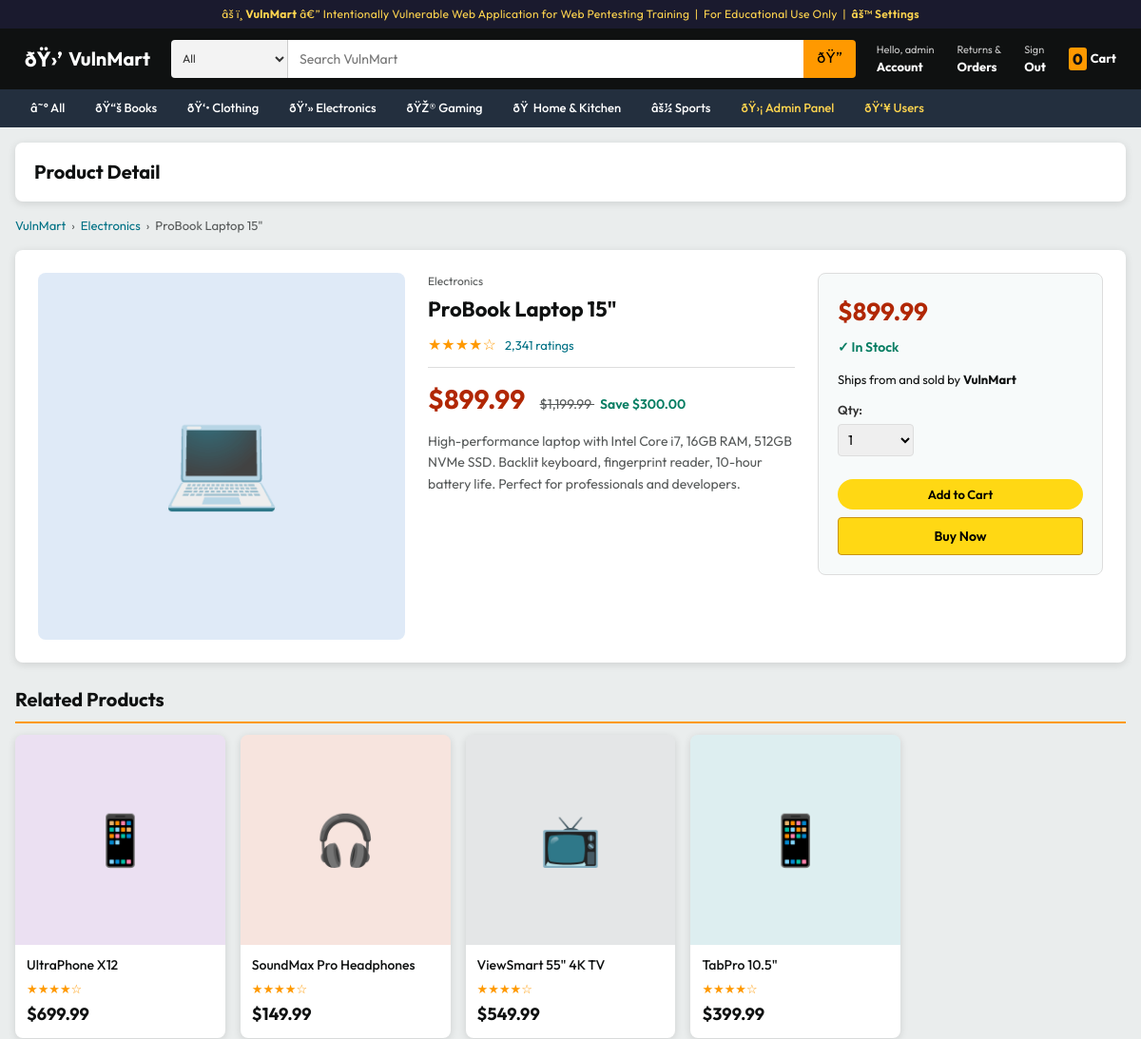
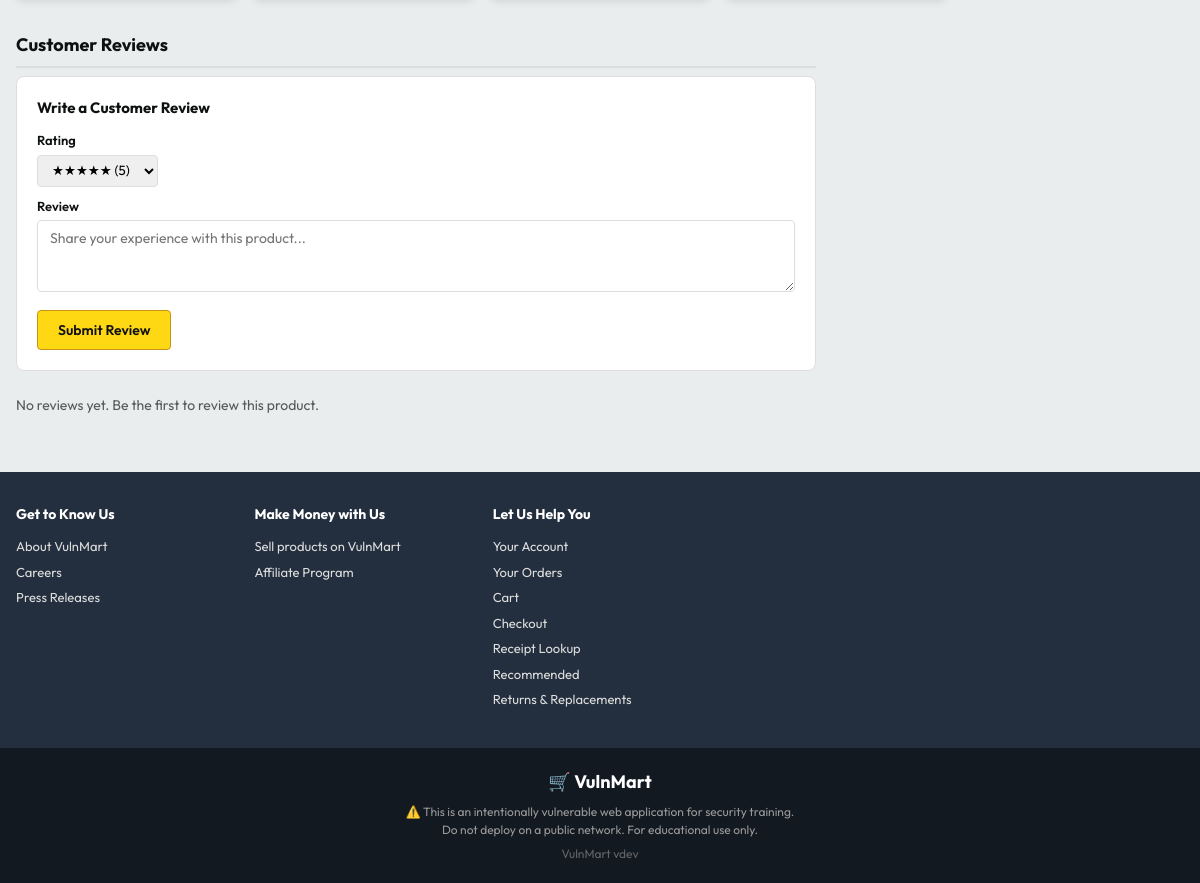
The app's page /product.php (signed in) with its own data (2 pictures, top to bottom).
### tables this page shows
CREATE TABLE categories (
    id INT AUTO_INCREMENT PRIMARY KEY,
    name VARCHAR(50) NOT NULL,
    slug VARCHAR(50) UNIQUE NOT NULL,
    icon VARCHAR(10)
);

CREATE TABLE products (
    id INT AUTO_INCREMENT PRIMARY KEY,
    name VARCHAR(200) NOT NULL,
    description TEXT,
    price DECIMAL(10,2) NOT NULL,
    original_price DECIMAL(10,2),
    category_id INT,
    stock INT DEFAULT 100,
    rating DECIMAL(2,1) DEFAULT 4.0,
    review_count INT DEFAULT 0,
    badge VARCHAR(30),
    image_color VARCHAR(7) DEFAULT '#FF9900',
    FOREIGN KEY (category_id) REFERENCES categories(id)
);

### src/config.php (called while the page is built, shortened)
<?php
function isLoggedIn(): bool {
    return isset($_SESSION['user_id']);
}
function isAdmin(): bool {
    return isset($_SESSION['role']) && $_SESSION['role'] === 'admin';
}

### src/includes/db.php (called while the page is built, shortened)
<?php
require_once __DIR__ . '/../config.php';
function getDB(): mysqli {
    static $conn = null;
    if ($conn === null) {
        $conn = new mysqli(DB_HOST, DB_USER, DB_PASS, DB_NAME);
        $conn->set_charset("utf8mb4");
    }
    return $conn;
}

### src/product.php (the view, shortened to what this page needs)
<?php
require_once __DIR__ . '/config.php';
require_once __DIR__ . '/includes/db.php';
$conn     = getDB();
$diff     = getDifficulty('product');
$id       = $_GET['id'] ?? '1';
$product  = null;
if ($diff === 'low') {
    $sql = "SELECT p.*, c.name AS cat_name FROM products p
            LEFT JOIN categories c ON p.category_id = c.id
            WHERE p.id = {$id}";
    $res = $conn->query($sql);
    if (!$res) {
        $sqlError = $conn->error;
    } elseif ($res->num_rows > 0) {
        $product = $res->fetch_assoc();
    }
}
$pid_safe      = intval($id);
$reviews = [];
$relatedProducts = [];
if ($product) {
    $cat_id = (int)$product['category_id'];
    $rel = $conn->query("SELECT * FROM products WHERE category_id = {$cat_id} AND id != {$pid_safe} LIMIT 4");
    if ($rel) while ($r = $rel->fetch_assoc()) $relatedProducts[] = $r;
}
function stars(float $r): string {
    return str_repeat('★', (int)$r) . str_repeat('☆', 5-(int)$r);
}
$icons = ['1'=>'💻','2'=>'📱','3'=>'🎧','4'=>'📺','5'=>'📱','6'=>'📷',
          '7'=>'👕','8'=>'👖','9'=>'🧥','10'=>'👟','11'=>'📖','12'=>'📗',
          '13'=>'📘','14'=>'☕','15'=>'💡','16'=>'🎒','17'=>'🎮',
          '18'=>'🪑','19'=>'🖱','20'=>'🧘','21'=>'⌚'];
include __DIR__ . '/includes/header.php';
?>
<div class="page-header">
    <h1>Product Detail</h1>
</div>
<?php if ($product): ?>
<div class="breadcrumb">
    <a href="/">VulnMart</a> &rsaquo;
    <a href="/category.php?slug=<?= urlencode($product['cat_name'] ?? '') ?>"><?= htmlspecialchars($product['cat_name'] ?? 'Category') ?></a> &rsaquo;
    <span><?= htmlspecialchars($product['name']) ?></span>
</div>
<div class="product-detail">
    <div class="product-detail-image" style="background:<?= htmlspecialchars($product['image_color'] ?? '#EEE') ?>22">
        <?= $icons[$product['id']] ?? '📦' ?>
    </div>
    <div class="product-detail-info">
        <p style="font-size:12px;color:var(--text-muted);margin-bottom:4px;"><?= htmlspecialchars($product['cat_name'] ?? '') ?></p>
        <h1 class="product-title"><?= htmlspecialchars($product['name']) ?></h1>
        <div class="product-stars">
            <?= stars((float)$product['rating']) ?>
            <span style="font-size:13px;color:#007185;margin-left:6px;"><?= number_format((int)$product['review_count']) ?> ratings</span>
        </div>
        <div style="border-top:1px solid var(--border);margin:12px 0;"></div>
        <div class="product-price-large" style="font-size:28px;font-weight:700;color:#B12704;">
            $<?= number_format((float)$product['price'], 2) ?>
            <?php if ($product['original_price'] > $product['price']): ?>
            <span style="font-size:14px;color:var(--text-muted);text-decoration:line-through;font-weight:400;margin-left:10px;">
                $<?= number_format((float)$product['original_price'], 2) ?>
            </span>
            <span style="font-size:14px;color:var(--success);font-weight:600;margin-left:6px;">
                Save $<?= number_format($product['original_price'] - $product['price'], 2) ?>
            </span>
            <?php endif; ?>
        </div>
        <p class="product-desc"><?= htmlspecialchars($product['description']) ?></p>
    </div>
    <div class="buy-box">
        <div class="buy-price">$<?= number_format((float)$product['price'], 2) ?></div>
        <div class="in-stock">✓ In Stock</div>
        <div style="font-size:13px;margin-bottom:12px;">Ships from and sold by <strong>VulnMart</strong></div>
        <form method="POST" action="/cart.php">
            <div class="form-group">
                <label>Qty:</label>
                <select name="quantity" style="padding:6px;border:1px solid var(--border);border-radius:4px;width:80px;">
                    <option>1</option><option>2</option><option>3</option>
                </select>
            </div>
            <button type="submit" class="add-to-cart-btn">Add to Cart</button>
            <button type="submit" class="btn" style="width:100%;margin-top:8px;background:#FFD814;border:1px solid #C89411;">Buy Now</button>
        </form>
    </div>
</div>
<?php if (!empty($relatedProducts)): ?>
<div class="section-header" style="margin-top:24px;">
    <h2 class="section-title">Related Products</h2>
</div>
<div class="product-grid">
    <?php foreach ($relatedProducts as $r): ?>
    <a href="/product.php?id=<?= $r['id'] ?>" class="product-card">
        <div class="product-image" style="background:<?= htmlspecialchars($r['image_color'] ?? '#EEE') ?>22"><?= $icons[$r['id']] ?? '📦' ?></div>
        <div class="product-info">
            <div class="product-name"><?= htmlspecialchars($r['name']) ?></div>
            <div class="product-stars"><?= stars((float)$r['rating']) ?></div>
            <div class="product-price"><span class="price-current">$<?= number_format((float)$r['price'], 2) ?></span></div>
        </div>
    </a>
    <?php endforeach; ?>
</div>
<?php endif; ?>
<div style="max-width:800px;margin-top:32px;">
    <h2 style="font-size:18px;font-weight:700;margin-bottom:8px;padding-bottom:8px;border-bottom:2px solid var(--border);">
        Customer Reviews
    </h2>
    <div style="background:var(--card-bg);border:1px solid var(--border);border-radius:var(--radius);padding:20px;margin-bottom:24px;">
        <h3 style="font-size:15px;font-weight:700;margin-bottom:12px;">Write a Customer Review</h3>
        <form method="POST" action="/product.php?id=<?= $pid_safe ?>">
            <div style="margin-bottom:10px;">
                <label style="font-size:13px;font-weight:600;display:block;margin-bottom:4px;">Rating</label>
                <select name="rating" style="padding:6px 10px;border:1px solid var(--border);border-radius:4px;font-family:inherit;">
                    <option value="5">★★★★★ (5)</option>
                </select>
            </div>
            <div style="margin-bottom:12px;">
                <label style="font-size:13px;font-weight:600;display:block;margin-bottom:4px;">Review</label>
                <textarea name="review_text" rows="3" placeholder="Share your experience with this product..."
                    style="width:100%;padding:8px 12px;border:1px solid var(--border);border-radius:4px;font-family:inherit;font-size:14px;resize:vertical;"></textarea>
            </div>
            <button type="submit" class="btn btn-primary" style="width:auto;">Submit Review</button>
        </form>
    </div>
    <?php if (empty($reviews)): ?>
    <p style="color:var(--text-muted);font-size:14px;">No reviews yet. Be the first to review this product.</p>
    <?php endif; ?>
</div>
<?php endif; ?>
<?php include __DIR__ . '/includes/footer.php'; ?>

### src/includes/header.php (shortened to what this page needs)
<?php
require_once __DIR__ . '/../includes/db.php';
$_cat_icons = [
    'books'        => 'ðŸ“š',
    'clothing'     => 'ðŸ‘•',
    'electronics'  => 'ðŸ’»',
    'gaming'       => 'ðŸŽ®',
    'home-kitchen' => 'ðŸ ',
    'sports'       => 'âš½',
];
$_categories = [];
$_cats = getDB()->query("SELECT * FROM categories ORDER BY name");
if ($_cats) {
    while ($r = $_cats->fetch_assoc()) {
        $r['icon'] = $_cat_icons[$r['slug']] ?? '';
        $_categories[] = $r;
    }
}
?>
<!DOCTYPE html>
<html lang="en">
<head>
    <link rel="stylesheet" href="/assets/css/style.css">
</head>
<body>
<div class="training-banner">
    âš ï¸ <strong>VulnMart</strong> â€” Intentionally Vulnerable Web Application for Web Pentesting Training &nbsp;|&nbsp; For Educational Use Only
    <?php if (isAdmin()): ?>
    &nbsp;|&nbsp; <a href="/admin/settings.php" style="color:#FFD54F;font-weight:600;">âš™ Settings</a>
    <?php endif; ?>
</div>
<header class="site-header">
    <div class="header-inner">
        <a href="/" class="site-logo">
            <span class="logo-icon">ðŸ›’</span>
            <span>VulnMart</span>
        </a>
        <form action="/search.php" method="GET" class="header-search">
            <select name="cat" class="search-cat-select">
                <option value="">All</option>
            </select>
            <input type="text" name="q" placeholder="Search VulnMart"
                   value="<?= isset($_GET['q']) ? htmlspecialchars($_GET['q']) : '' ?>"
                   class="search-input" autocomplete="off">
            <button type="submit" class="search-btn">ðŸ”</button>
        </form>
        <div class="header-actions">
            <?php if (isLoggedIn()): ?>
            <a href="/profile.php" class="header-action-link">
                <span class="action-label">Hello, <?= htmlspecialchars($_SESSION['username']) ?></span>
                <span class="action-main">Account</span>
            </a>
            <a href="/orders.php" class="header-action-link">
                <span class="action-label">Returns &amp;</span>
                <span class="action-main">Orders</span>
            </a>
            <a href="/logout.php" class="header-action-link">
                <span class="action-label">Sign</span>
                <span class="action-main">Out</span>
            </a>
            <?php endif; ?>
            <a href="/cart.php" class="header-cart">
                <span class="cart-qty"><?= array_sum($_SESSION['cart'] ?? []) ?></span>
                <span>Cart</span>
            </a>
        </div>
    </div>
</header>
<nav class="cat-nav">
    <div class="cat-nav-inner">
        <a href="/" class="cat-nav-link">â˜° All</a>
        <?php foreach ($_categories as $c): ?>
        <a href="/category.php?slug=<?= htmlspecialchars($c['slug']) ?>" class="cat-nav-link">
            <?= $c['icon'] ?> <?= htmlspecialchars($c['name']) ?>
        </a>
        <?php endforeach; ?>
        <?php if (isAdmin()): ?>
        <a href="/admin/index.php" class="cat-nav-link cat-nav-admin">ðŸ›¡ Admin Panel</a>
        <a href="/admin/users.php" class="cat-nav-link cat-nav-admin">ðŸ‘¥ Users</a>
        <?php endif; ?>
    </div>
</nav>
<main class="site-main">

### records on screen
categories: icon "ðŸ“š", name "Books"
categories: icon "ðŸ‘•", name "Clothing"
categories: icon "ðŸ’»", name "Electronics"
categories: icon "ðŸŽ®", name "Gaming"
categories: icon "ðŸ", name "Home & Kitchen"
categories: icon "âš½", name "Sports"
products: category.name "Electronics", name "ProBook Laptop 15\"", id "💻", rating "★★★★☆", review_count "2,341", price "899.99", original_price "1,199.99", $product['original_price'] - $product['price'] "300.00", description "High-performance laptop with Intel Core i7, 16GB RAM, 512GB NVMe SSD. Backlit keyboard, fingerprint reader, 10-hour battery life. Perfect for professionals and developers."
products: id "📱", name "UltraPhone X12", rating "★★★★☆", price "699.99"
products: id "🎧", name "SoundMax Pro Headphones", rating "★★★★☆", price "149.99"
products: id "📺", name "ViewSmart 55\" 4K TV", rating "★★★★☆", price "549.99"
products: id "📱", name "TabPro 10.5\"", rating "★★★★☆", price "399.99"

### other values on screen
$_SESSION['username'] "admin"
array_sum($_SESSION['cart'] ?? []) "0"
defined('VULNMART_VERSION') ? VULNMART_VERSION : 'dev' "dev"
